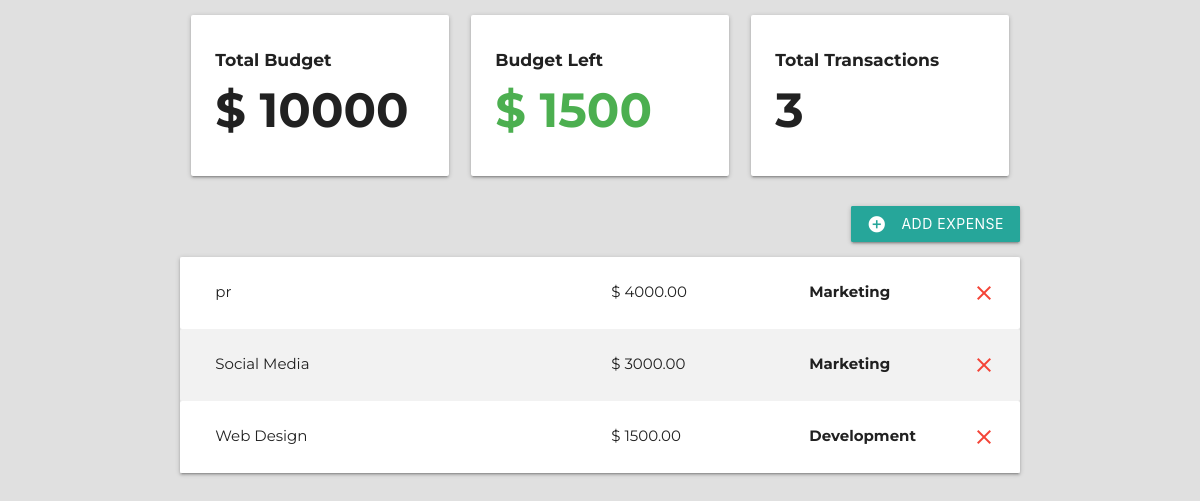
Before: /first-web-app/ with the older database file.
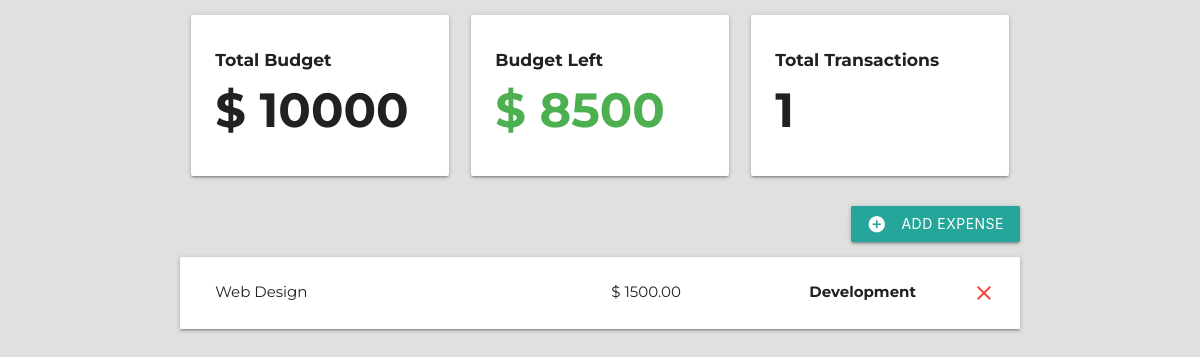
After: the same page with the newer database file.
### budget/models.py (models this page shows, shortened)
class Project(models.Model):
    name = models.CharField(max_length=100)
    slug = models.SlugField(blank=True, null=True)
    budget = models.IntegerField()
    def budget_left(self):
        expense_list = Expense.objects.filter(project = self)
        total_expense_amount = 0
        for expense in expense_list:
            total_expense_amount += expense.amount
        return round(self.budget - total_expense_amount)
    def total_transactions(self):
        expense_list = Expense.objects.filter(project=self)
        return len(expense_list)

class Expense(models.Model):
    project = models.ForeignKey(Project, on_delete=models.CASCADE, related_name='expenses')
    title = models.CharField(max_length=100)
    amount = models.DecimalField(max_digits=8, decimal_places=2)
    category = models.ForeignKey(Category, on_delete=models.CASCADE)
    class Meta:
        ordering = ('-amount',)

class Category(models.Model):
    project = models.ForeignKey(Project, on_delete=models.CASCADE)
    name = models.CharField(max_length=30)

### budget/views.py (the view, shortened to what this page needs)
# urls.py: path('<slug:project_slug>/', views.project_detail, name='detail'),
def project_detail(request, project_slug):
    template_name = 'budget/project-detail.html'
    project = get_object_or_404(Project, slug = project_slug)
    expense_list = project.expenses.all()
    if request.method == 'GET':
        category_list = Category.objects.filter(project=project)
        return render(request,template_name,{'project': project, 'expense_list': expense_list, 'category_list': category_list})
    elif request.method == "DELETE":
        id = json.loads(request.body)['id']
        expense = get_object_or_404(Expense, id=id)
        expense.delete()
        return HttpResponse('')
    return redirect('detail', project_slug)

### budget/templates/budget/project-detail.html (shortened to what this page needs)
{% extends 'budget/base.html' %}
{% block content %}
<div class="container">
    <section class="section section-stats">
        <div class="row">
            <div class="col s12 m6 l4">
                <div class="card-panel hoverable">
                    <h6 class="bold">Total Budget</h6>
                    <h1 class="bold">$ {{project.budget}}</h1>
                </div>
            </div>
            <div class="col s12 m6 l4">
                <div class="card-panel hoverable">
                    <h6 class="bold">Budget Left</h6>
                    {% if project.budget_left > 0 %}
                        <h1 class="bold green-text">$ {{ project.budget_left }} </h1>
                    {% elif project.budget_left == 0 %}
                        <h1 class="bold orange-text">$ {{ project.budget_left }} </h1>
                    {% else %}
                        <h1 class="bold red-text">$ {{ project.budget_left }} </h1>
                    {% endif %}
                </div>
            </div>
            <div class="col s12 m6 l4">
                <div class="card-panel hoverable">
                    <h6 class="bold">Total Transactions</h6>
                    <h1 class="bold"> {{project.total_transactions}} </h1>
                </div>
            </div>
        </div>
    </section>
    <section class="section section-expenses">
        <div class="row">
            <button class="btn waves-effect right modal-trigger pulse" href="#expenseModal">
                <i class="material-icons white-text left">add_circle</i>
                ADD EXPENSE
            </button>
        </div>
        <ul class="z-depth-1">
            {% for expense in expense_list %}
            <li>
                <div class="card-panel z-depth-0 expense">
                    <div class="row">
                        <div class="col l6">
                            <span class="title">{{ expense.title }}</span>
                        </div>
                        <div class="col l3">
                            <span class="title">$ {{ expense.amount }}</span>
                        </div>
                        <div class="col l">
                            <span class="title bold">{{ expense.category.name }}</span>
                        </div>
                        <a class ="close-icon" onclick="deleteExpense(this)" data-id="{{ expense.id }}">
                            <i class="material-icons red-text right"> close</i>
                        </a>
                    </div>
                </div>
            </li>
            {% endfor %}
        </ul>
    </section>
</div>
{% endblock %}

### budget/templates/budget/base.html (shortened to what this page needs)
{% load static %}
<!DOCTYPE html>
<html lang="en">
<head>
    <link rel="stylesheet" href="https://cdnjs.cloudflare.com/ajax/libs/materialize/1.0.0/css/materialize.min.css">
    <link rel="stylesheet" href="{% static 'css/styles.css' %}">
</head>
<body>
    {% block content %}{% endblock %}
</body>
</html>

### budget/static/css/styles.css (style rules this page uses)
html { font-family: 'Montserrat', sans-serif; background-color: #E0E0E0; }
.bold { font-weight: bold; }
.row { margin: 0 !important; }
.card-panel { margin: 0 !important; }
.section-stats h1 { font-size: 4vw; margin: 15px 0px; }

Changed rows visible on the page:
removed Expense: title "pr", amount "4000.00", category.name "Marketing"
removed Expense: title "Social Media", amount "3000.00", category.name "Marketing"
computed for Project: budget_left "1500" → "8500"; total_transactions "3" → "1"
